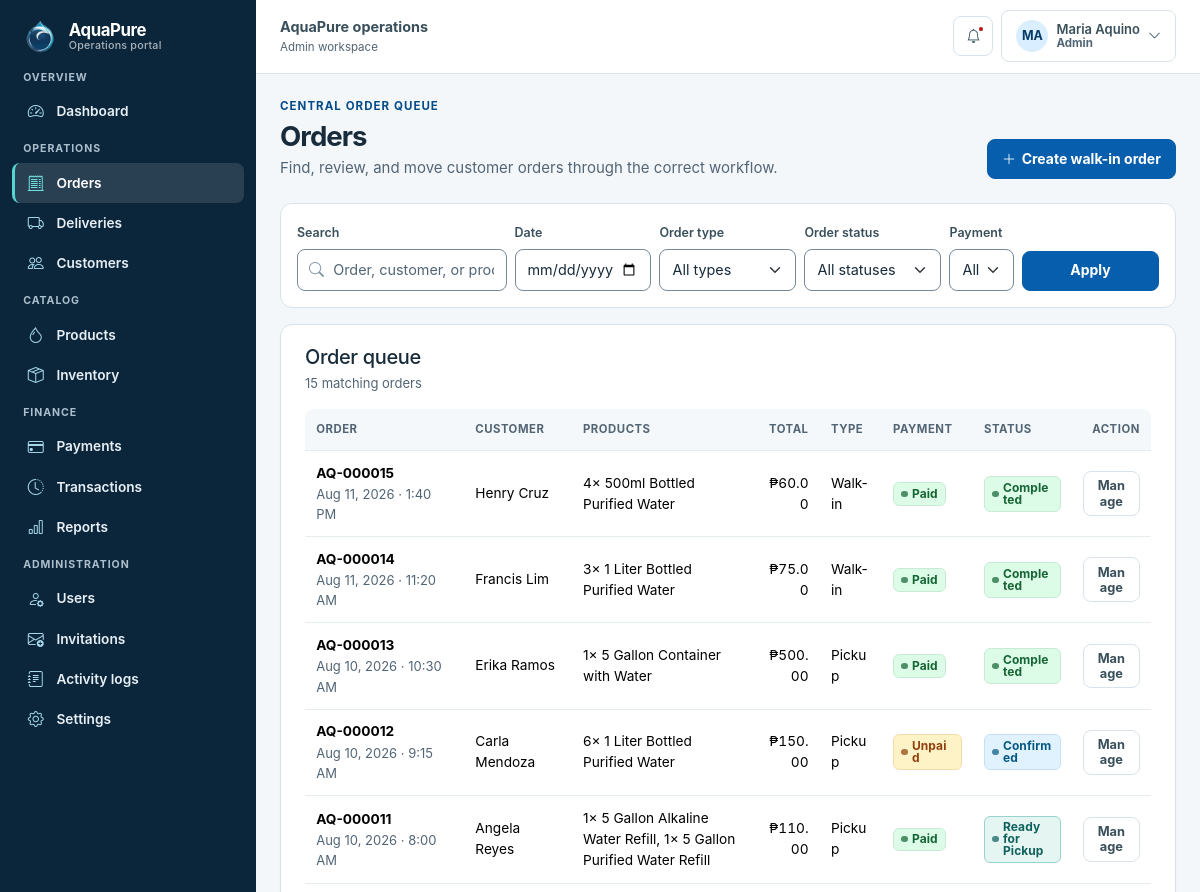
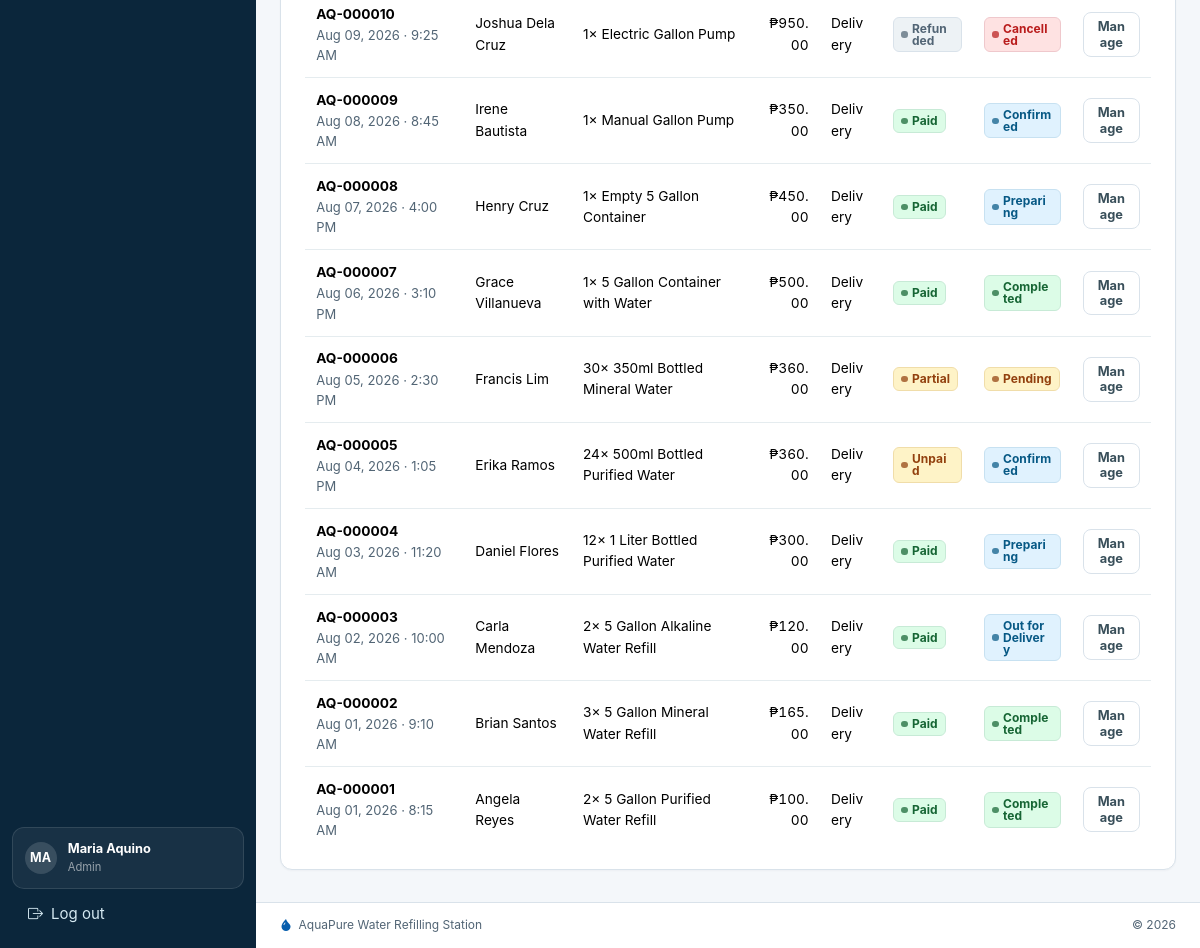
/portal/index.php?page=orders (signed in), run on the app's committed database (2 pictures, top to bottom).
### tables this page shows
CREATE TABLE users (
    user_id INT UNSIGNED AUTO_INCREMENT PRIMARY KEY,
    full_name VARCHAR(100) NOT NULL,
    username VARCHAR(30) NOT NULL UNIQUE,
    email VARCHAR(100) NOT NULL UNIQUE,
    contact_number VARCHAR(30) NULL,
    password_hash VARCHAR(255) NOT NULL,
    role ENUM('Admin','Staff') NOT NULL,
    account_status ENUM('Active','Inactive') NOT NULL DEFAULT 'Active',
    created_at TIMESTAMP NOT NULL DEFAULT CURRENT_TIMESTAMP,
    updated_at TIMESTAMP NOT NULL DEFAULT CURRENT_TIMESTAMP ON UPDATE CURRENT_TIMESTAMP,
    INDEX idx_users_role_status (role, account_status)
);

CREATE TABLE orders (
    order_id INT UNSIGNED AUTO_INCREMENT PRIMARY KEY,
    customer_id INT UNSIGNED NOT NULL,
    processed_by INT UNSIGNED NULL,
    order_source ENUM('Online','Walk-in') NOT NULL DEFAULT 'Online',
    order_type ENUM('Walk-in','Pickup','Delivery') NOT NULL,
    total_amount DECIMAL(10,2) UNSIGNED NOT NULL,
    payment_status ENUM('Unpaid','Partial','Paid','Refunded') NOT NULL DEFAULT 'Unpaid',
    order_status ENUM('Pending','Confirmed','Preparing','Ready for Pickup','Out for Delivery','Delivered','Completed','Cancelled') NOT NULL DEFAULT 'Pending',
    notes TEXT NULL,
    order_date DATETIME NOT NULL DEFAULT CURRENT_TIMESTAMP,
    updated_at TIMESTAMP NOT NULL DEFAULT CURRENT_TIMESTAMP ON UPDATE CURRENT_TIMESTAMP,
    CONSTRAINT fk_orders_customer FOREIGN KEY (customer_id) REFERENCES customers(customer_id) ON UPDATE CASCADE ON DELETE RESTRICT,
    CONSTRAINT fk_orders_processor FOREIGN KEY (processed_by) REFERENCES users(user_id) ON UPDATE CASCADE ON DELETE SET NULL,
    INDEX idx_orders_date (order_date),
    INDEX idx_orders_status (order_status),
    INDEX idx_orders_customer (customer_id)
);

CREATE TABLE customers (
    customer_id INT UNSIGNED AUTO_INCREMENT PRIMARY KEY,
    full_name VARCHAR(100) NOT NULL,
    email VARCHAR(100) NULL UNIQUE,
    contact_number VARCHAR(20) NOT NULL,
    address VARCHAR(255) NOT NULL,
    password_hash VARCHAR(255) NULL,
    customer_type ENUM('Online Customer','Walk-in Customer','Residential','Business') NOT NULL DEFAULT 'Online Customer',
    account_status ENUM('Active','Inactive') NOT NULL DEFAULT 'Active',
    created_at TIMESTAMP NOT NULL DEFAULT CURRENT_TIMESTAMP,
    updated_at TIMESTAMP NOT NULL DEFAULT CURRENT_TIMESTAMP ON UPDATE CURRENT_TIMESTAMP,
    INDEX idx_customers_status (account_status)
);

### portal/pages/orders.php (the view, shortened to what the rows shown need)
<?php
$sql =
    "SELECT o.*, c.full_name,
            GROUP_CONCAT(CONCAT(oi.quantity, '× ', p.product_name) SEPARATOR ', ') AS products
     FROM orders o
     JOIN customers c ON c.customer_id = o.customer_id
     JOIN order_items oi ON oi.order_id = o.order_id
     JOIN products p ON p.product_id = oi.product_id
     WHERE 1=1";
$params = [];
$sql .= " GROUP BY o.order_id ORDER BY o.order_date DESC";
$statement = db()->prepare($sql);
$statement->execute($params);
$orders = $statement->fetchAll();
?>
<header class="page-header">
    <div>
        <h1 class="section-title mb-1">Orders</h1>
    </div>
</header>
<section class="panel-card">
    <div class="section-header">
        <div>
            <h2 class="h5 mb-1">Order queue</h2>
        </div>
    </div>
    <div class="table-responsive mobile-table-cards" role="region" tabindex="0" aria-label="Orders table">
        <table data-layout="cards" role="table" class="table align-middle"><caption class="visually-hidden">Order queue</caption>
            <thead><tr><th scope="col">Order</th><th scope="col">Customer</th><th scope="col" class="d-none d-xl-table-cell">Products</th><th scope="col" class="text-end">Total</th><th scope="col">Type</th><th scope="col">Payment</th><th scope="col">Status</th><th scope="col" class="text-end">Action</th></tr></thead>
            <tbody>
            <?php foreach ($orders as $order): ?>
                <tr>
                    <td class="table-primary-cell" data-column-label="Order"><div class="table-cell-value">
                        <strong><?= e(order_number((int) $order["order_id"])) ?></strong>
                        <div class="small text-secondary"><?= e(date("M d, Y · g:i A", strtotime($order["order_date"]))) ?></div>
                    </div></td>
                    <td data-column-label="Customer"><div class="table-cell-value"><?= e($order["full_name"]) ?></div></td>
                    <td class="d-none d-xl-table-cell table-copy" data-column-label="Products"><div class="table-cell-value"><?= e($order["products"]) ?></div></td>
                    <td class="text-end money" data-column-label="Total"><div class="table-cell-value"><?= money($order["total_amount"]) ?></div></td>
                    <td data-column-label="Type"><div class="table-cell-value"><?= e($order["order_type"]) ?></div></td>
                    <td data-column-label="Payment"><div class="table-cell-value"><span class="badge <?= e(badge_class($order["payment_status"])) ?>"><?= e($order["payment_status"]) ?></span></div></td>
                    <td data-column-label="Status"><div class="table-cell-value"><span class="badge <?= e(badge_class($order["order_status"])) ?>"><?= e($order["order_status"]) ?></span></div></td>
                    <td class="text-end" data-column-label="Action"><div class="table-cell-value"><a class="btn btn-sm btn-light" href="<?= e(url("portal/index.php?page=order&id=" . $order["order_id"])) ?>">Manage</a></div></td>
                </tr>
            <?php endforeach; ?>
            </tbody>
        </table>
    </div>
</section>

### includes/portal-header.php (shortened to what the rows shown need)
<?php
$account = current_account();
?>
<!doctype html>
<html lang="en">
<head>
    <link rel="stylesheet" href="<?= e(url("assets/vendor/bootstrap/css/bootstrap.min.css")) ?>">
    <link rel="stylesheet" href="<?= e(url("assets/vendor/bootstrap-icons/font/bootstrap-icons.min.css")) ?>">
    <link rel="stylesheet" href="<?= e(url("assets/css/style.css?v=8")) ?>">
</head>
<body class="operations-page">
<div class="app-shell">
    <aside class="sidebar offcanvas-lg offcanvas-start" tabindex="-1" id="operationsSidebar" aria-labelledby="operationsSidebarLabel">
        <div class="sidebar-content offcanvas-body">
            <div class="sidebar-account">
                <div class="sidebar-account-card">
                    <span class="min-w-0">
                        <span class="sidebar-account-name d-block"><?= e($account["name"]) ?></span>
                        <span class="sidebar-account-role d-block"><?= e($account["role"]) ?></span>
                    </span>
                </div>
            </div>
        </div>
    </aside>
    <div class="app-main">
        <header class="topbar">
            <div class="d-flex align-items-center gap-2 min-w-0">
                <div class="min-w-0">
                    <div class="topbar-title">AquaPure operations</div>
                    <div class="topbar-subtitle d-none d-sm-block"><?= e($account["role"]) ?> workspace</div>
                </div>
            </div>
            <div class="topbar-actions">
                <div class="dropdown">
                    <button class="btn btn-light d-flex align-items-center gap-2" type="button" data-bs-toggle="dropdown" aria-expanded="false" aria-label="Account menu for <?= e($account["name"]) ?>">
                        <span class="d-none d-md-block text-start">
                            <span class="d-block small fw-semibold"><?= e($account["name"]) ?></span>
                            <span class="d-block topbar-subtitle"><?= e($account["role"]) ?></span>
                        </span>
                    </button>
                </div>
            </div>
        </header>
        <main class="page-content" id="mainContent" tabindex="-1">

### data on the page
users: full_name "Maria Aquino", role "Admin"
orders: order_id "AQ-000015", order_date "Aug 11, 2026 · 1:40 PM", customer.full_name "Henry Cruz", products "4× 500ml Bottled Purified Water", total_amount "₱60.00", order_type "Walk-in", payment_status "Paid", order_status "Completed"
orders: order_id "AQ-000014", order_date "Aug 11, 2026 · 11:20 AM", customer.full_name "Francis Lim", products "3× 1 Liter Bottled Purified Water", total_amount "₱75.00", order_type "Walk-in", payment_status "Paid", order_status "Completed"
orders: order_id "AQ-000013", order_date "Aug 10, 2026 · 10:30 AM", customer.full_name "Erika Ramos", products "1× 5 Gallon Container with Water", total_amount "₱500.00", order_type "Pickup", payment_status "Paid", order_status "Completed"
orders: order_id "AQ-000012", order_date "Aug 10, 2026 · 9:15 AM", customer.full_name "Carla Mendoza", products "6× 1 Liter Bottled Purified Water", total_amount "₱150.00", order_type "Pickup", payment_status "Unpaid", order_status "Confirmed"
orders: order_id "AQ-000011", order_date "Aug 10, 2026 · 8:00 AM", customer.full_name "Angela Reyes", products "1× 5 Gallon Alkaline Water Refill, 1× 5 Gallon Purified Water Refill", total_amount "₱110.00", order_type "Pickup", payment_status "Paid", order_status "Ready for Pickup"
orders: order_id "AQ-000010", order_date "Aug 09, 2026 · 9:25 AM", customer.full_name "Joshua Dela Cruz", products "1× Electric Gallon Pump", total_amount "₱950.00", order_type "Delivery", payment_status "Refunded", order_status "Cancelled"
orders: order_id "AQ-000009", order_date "Aug 08, 2026 · 8:45 AM", customer.full_name "Irene Bautista", products "1× Manual Gallon Pump", total_amount "₱350.00", order_type "Delivery", payment_status "Paid", order_status "Confirmed"
orders: order_id "AQ-000008", order_date "Aug 07, 2026 · 4:00 PM", customer.full_name "Henry Cruz", products "1× Empty 5 Gallon Container", total_amount "₱450.00", order_type "Delivery", payment_status "Paid", order_status "Preparing"
orders: order_id "AQ-000007", order_date "Aug 06, 2026 · 3:10 PM", customer.full_name "Grace Villanueva", products "1× 5 Gallon Container with Water", total_amount "₱500.00", order_type "Delivery", payment_status "Paid", order_status "Completed"
orders: order_id "AQ-000006", order_date "Aug 05, 2026 · 2:30 PM", customer.full_name "Francis Lim", products "30× 350ml Bottled Mineral Water", total_amount "₱360.00", order_type "Delivery", payment_status "Partial", order_status "Pending"
orders: order_id "AQ-000005", order_date "Aug 04, 2026 · 1:05 PM", customer.full_name "Erika Ramos", products "24× 500ml Bottled Purified Water", total_amount "₱360.00", order_type "Delivery", payment_status "Unpaid", order_status "Confirmed"
orders: order_id "AQ-000004", order_date "Aug 03, 2026 · 11:20 AM", customer.full_name "Daniel Flores", products "12× 1 Liter Bottled Purified Water", total_amount "₱300.00", order_type "Delivery", payment_status "Paid", order_status "Preparing"
orders: order_id "AQ-000003", order_date "Aug 02, 2026 · 10:00 AM", customer.full_name "Carla Mendoza", products "2× 5 Gallon Alkaline Water Refill", total_amount "₱120.00", order_type "Delivery", payment_status "Paid", order_status "Out for Delivery"
orders: order_id "AQ-000002", order_date "Aug 01, 2026 · 9:10 AM", customer.full_name "Brian Santos", products "3× 5 Gallon Mineral Water Refill", total_amount "₱165.00", order_type "Delivery", payment_status "Paid", order_status "Completed"
orders: order_id "AQ-000001", order_date "Aug 01, 2026 · 8:15 AM", customer.full_name "Angela Reyes", products "2× 5 Gallon Purified Water Refill", total_amount "₱100.00", order_type "Delivery", payment_status "Paid", order_status "Completed"

### other printed values
$groupLabel "OVERVIEW"
$label "Dashboard"
$groupLabel "OPERATIONS"
$label "Orders"
$label "Deliveries"
$label "Customers"
$groupLabel "CATALOG"
$label "Products"
$label "Inventory"
$groupLabel "FINANCE"
$label "Payments"
$label "Transactions"
$label "Reports"
$groupLabel "ADMINISTRATION"
$label "Users"
